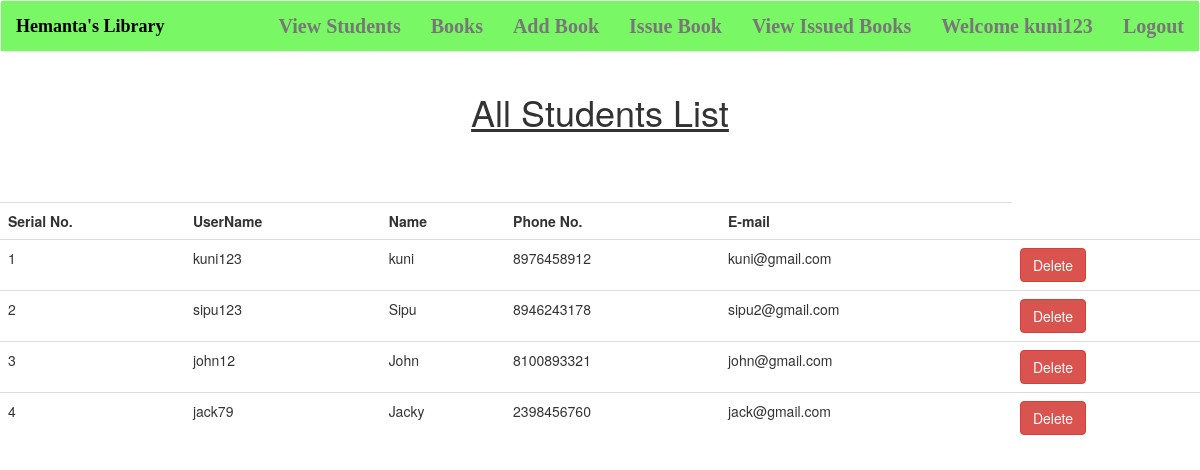
Screenshot of /viewstudent (signed in) with the database file from the repository.
### library_app/models.py (models this page shows, shortened)
class Student(models.Model):
    user = models.OneToOneField(User, on_delete=models.CASCADE)
    student_name = models.CharField(max_length=200)
    email = models.EmailField()
    ph_number = models.IntegerField()

### library_app/views.py (the view)
# urls.py: path('viewstudent',views.view_student,name='viewstudents'),
@login_required
def view_student(request):
    students = Student.objects.all()
    return render(request,'app_template/viewstudents.html',{
        'students':students
    })

### library_app/templates/app_template/viewstudents.html (shortened to what this page needs)
{% extends 'app_template/adminsite.html'%}
    {% block body %}
        {% if students %}
            <div class="container mt-4">
                <h1 class="text-center"><u>All Students List</u></h1><br><br><br>
            </div>
            <table class="table table-hover" id="example">
                <tr>
                    <th>Serial No.</th>
                    <th>UserName</th>
                    <th>Name</th>
                    <th>Phone No.</th>
                    <th>E-mail</th>
                </tr>
                {% for data in students %}
                    <tr>
                        <td>{{forloop.counter}}</td>
                        <td>{{data.user}}</td>
                        <td>{{data.student_name}}</td>
                        <td>{{data.ph_number}}</td>
                        <td>{{data.email}}</td>
                        <td><a href="/deletestudent/{{data.name}}" class="btn btn-danger" onclick="return confirm('Are you want to delete this book?')">Delete</a></td>
                    </tr>
                {% endfor %}
            </table>
        {% endif %}
    {% endblock %}

### library_app/templates/app_template/adminsite.html (shortened to what this page needs)
{%load static %}
<!DOCTYPE html>
<html lang = 'en-us'>
    <head>
        <link rel="stylesheet" href="https://stackpath.bootstrapcdn.com/bootstrap/3.4.1/css/bootstrap.min.css"
>
        <link href = "{% static 'CssFile/adminpage.css' %}" rel = 'stylesheet'>
    </head>
    <body>
        <nav class="navbar navbar-default">
            <div class="container-fluid">
            <div class="navbar-header">
                <a class="navbar-brand" href="http://127.0.0.1:8000/">Hemanta's Library</a>
            </div>
            <ul class="nav navbar-nav navbar-right">
                <li><a href="{% url 'viewstudents' %}">View Students</a></li>
                <li><a href="{% url 'viewbook' %}">Books</a></li>
                <li><a href="{% url 'addbook' %}">Add Book</a></li>
                <li><a href="{% url 'IssueBook'%}">Issue Book</a></li>
                <li><a href="{% url 'issuedbook'%}">View Issued Books</a></li>
                <li><a href="#">Welcome {{request.user}}</a></li>
                <li><a href="{% url 'logout' %}">Logout</a></li>
            </ul>
            </div>
        </nav>
        {% block body %}
        {% endblock %}
    </body>
</html>

### library_app/static/CssFile/adminpage.css (style rules this page uses)
.container-fluid { background-color: rgb(122, 247, 100); }
.navbar-header .navbar-brand { color:black; font-family: Harrington; font-weight: bold; }
ul li { color:rgb(44, 30, 243); font-family: Bell MT; font-weight: bold; color:black; font-size: 20px; }

### rows the page displays
Student: user "kuni123", student_name "kuni", ph_number "8976458912", email "kuni@gmail.com"
Student: user "sipu123", student_name "Sipu", ph_number "8946243178", email "sipu2@gmail.com"
Student: user "john12", student_name "John", ph_number "8100893321", email "john@gmail.com"
Student: user "jack79", student_name "Jacky", ph_number "2398456760", email "jack@gmail.com"

### other values shown
{{ request.user }} "kuni123"
